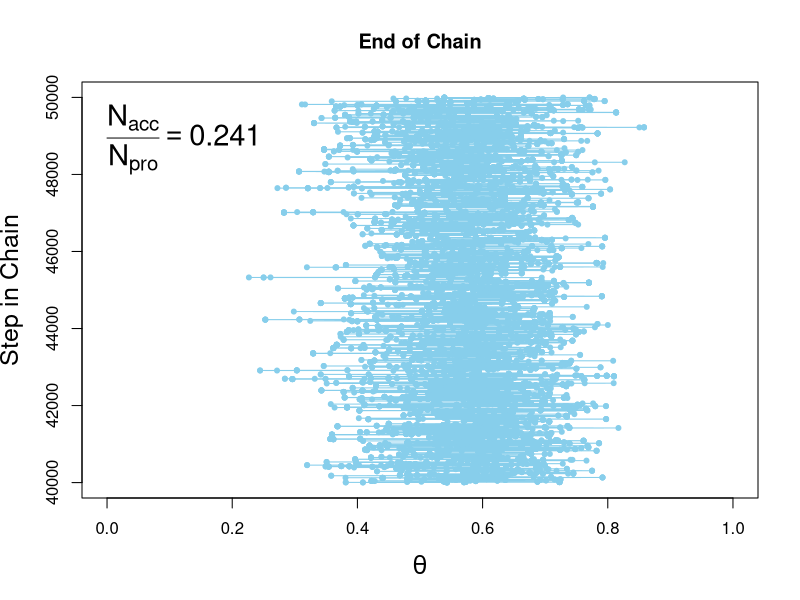
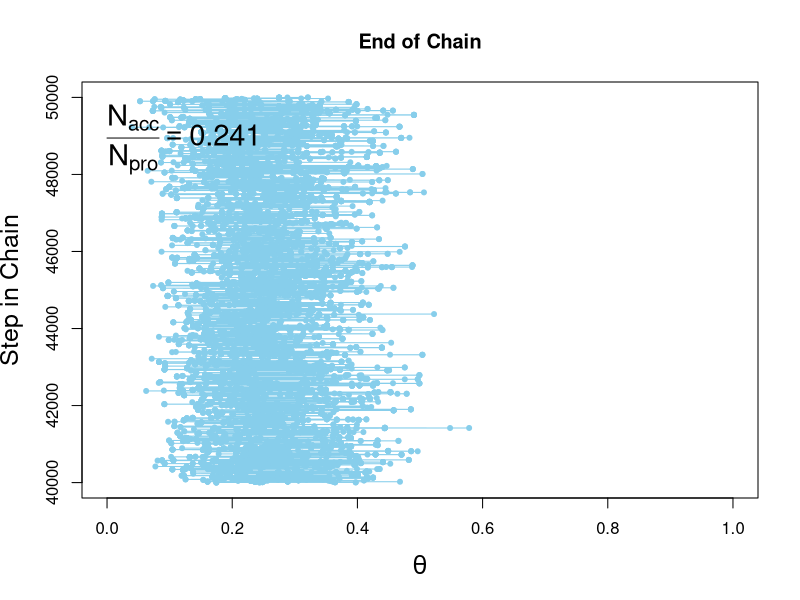
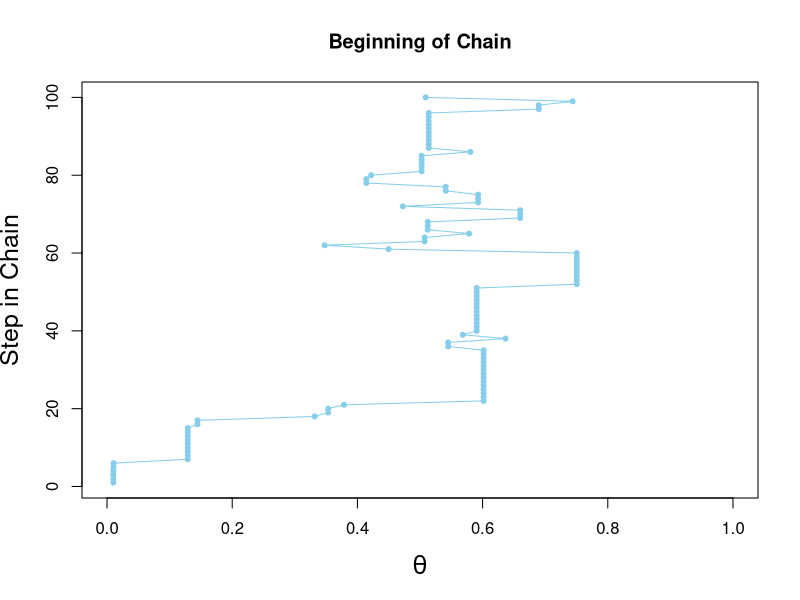
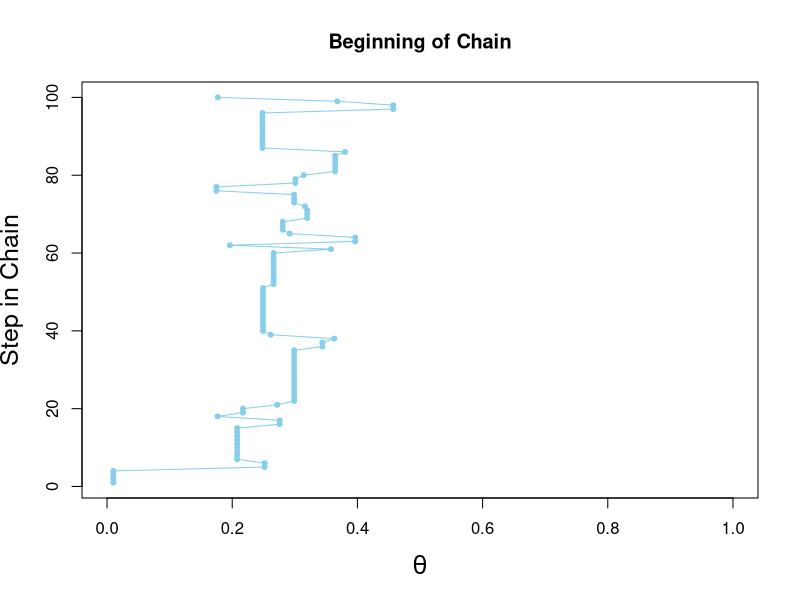
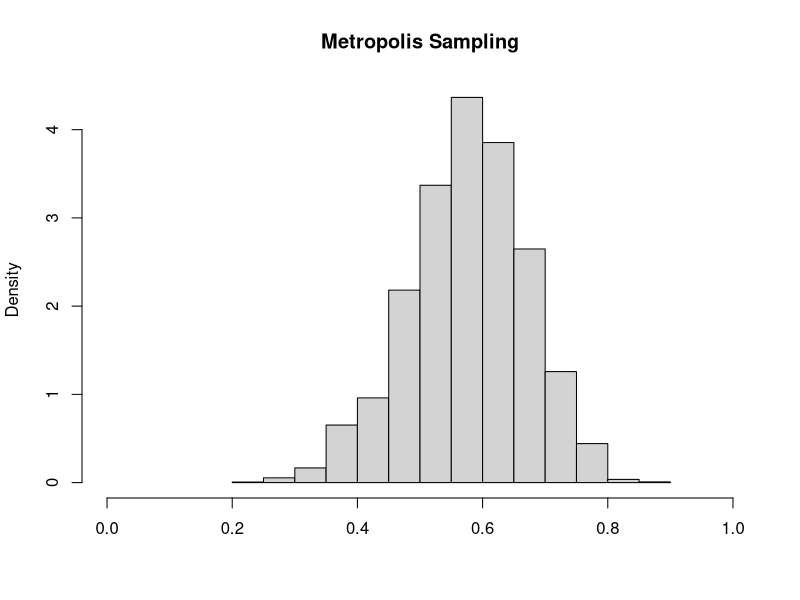
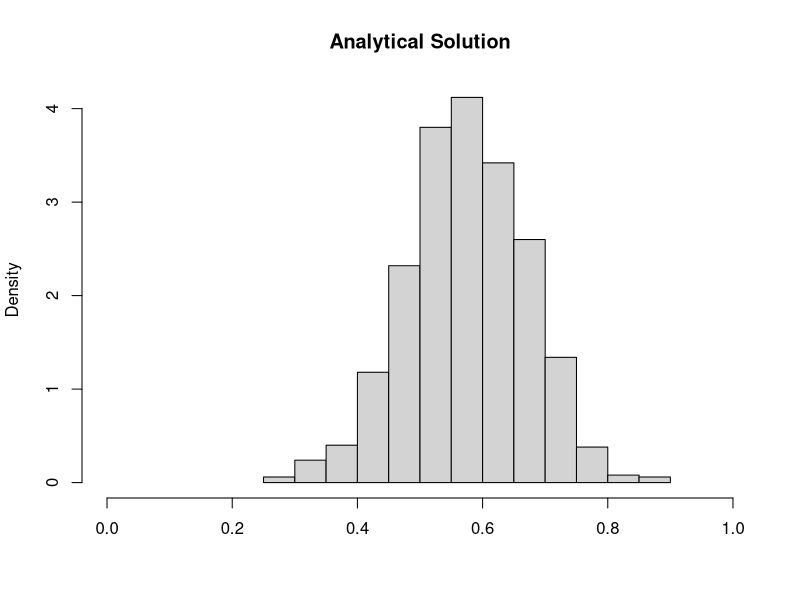
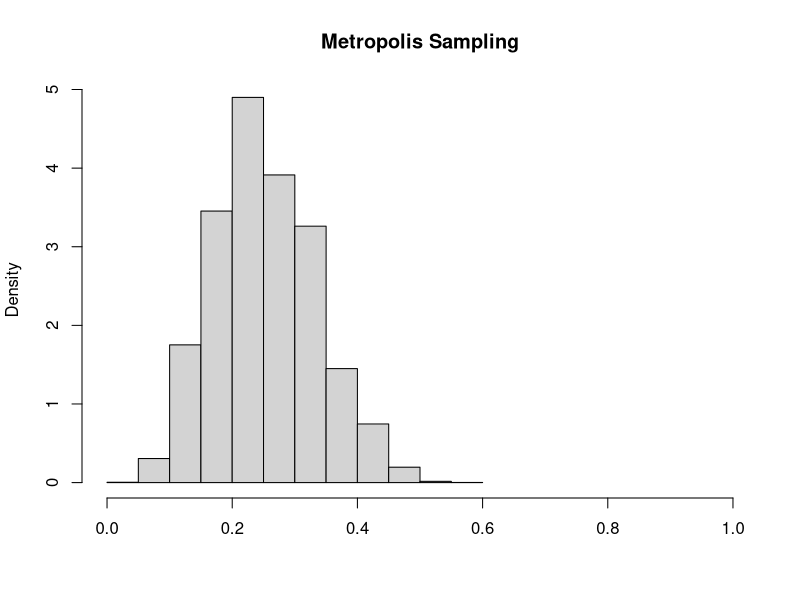
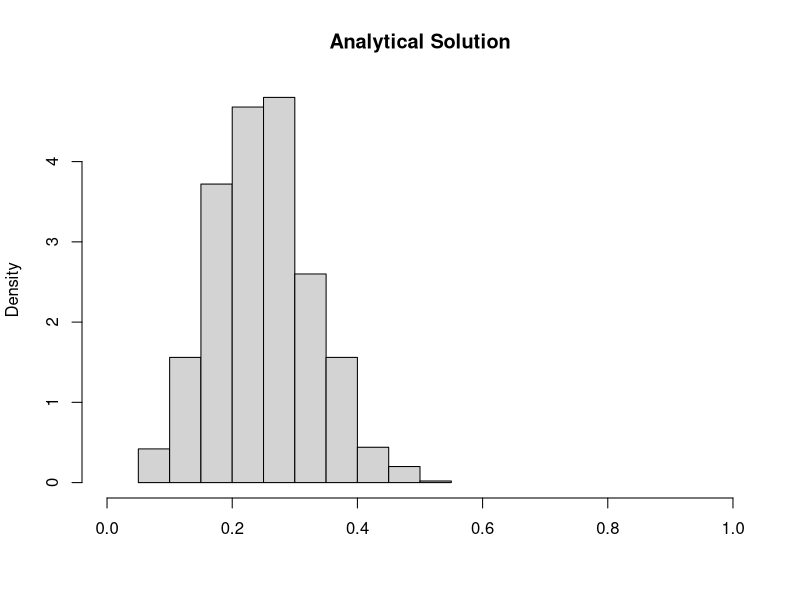

These figures' R source, in order:
## ---- chunk 1
knitr::opts_chunk$set(echo = TRUE)
## ---- chunk 2
# Define your DATA/Observations
# this is where you read from your data file and put the data into a vector format

myData1 <- c(rep(0, 10), rep(1, 14)) # COIN 1: 24 flips, and 14 are heads, 10 tails
myData2 <- c(rep(0, 20), rep(1, 6)) # COIN 2: 26 flips, and 6 heads, 20 tails

## ---- chunk 3

likelihood = function( theta , data1, data2 )  { 
  
  # product of two likelihoods from the two coins
  z = sum( data1 ) # number of head from coin 1
  N = length( data1 ) # total flips from coin 1
  z2 = sum( data2 ) # number of head from coin 2
  N2 = length( data2 ) # total flips from coin 2
  # can use rbinom
  pDataGivenTheta = theta[1]^z * (1-theta[1])^(N-z) * theta[2]^z2 * (1-theta[2])^(N2-z2) 
  
  # constraints so that the biases of each coin is in the interval (0, 1)
  pDataGivenTheta[ theta[1] > 1 | theta[1] < 0 ] = 0 
  pDataGivenTheta[ theta[2] > 1 | theta[2] < 0 ] = 0 
  return( pDataGivenTheta ) 
 } 
 
## ---- chunk 4
# define prior
prior = function( theta )  { 
  # flat prior, independent for theta1 and theta2
  pTheta = dbeta( theta[1] , 1 , 1 ) * dbeta( theta[2] , 1 , 1 ) 
  
  # constraints
  pTheta[ theta[1] > 1 | theta[1] < 0 ] = 0 
  pTheta[ theta[2] > 1 | theta[2] < 0 ] = 0 
  return( pTheta ) 
} 
# Hint for HW5: the dirichlet distribution is a natural extension of the beta distribution for multiparameter settings
## ---- chunk 5
 # the posterior ----- the target distribution for MCMC

targetRelProb = function( theta , data1, data2 )  { 
  targetRelProb =  likelihood( theta , data1, data2 ) * prior( theta ) 
  return( targetRelProb ) 
} 

## ---- chunk 6

# Specify the length of the trajectory, i.e., the number of jumps to try: 
trajLength = 50000 # arbitrary large number 
# Initialize the vector that will store the results/samples of theta1 and theta2: 
trajectory = array( 0 , c(2, trajLength )) 
# Specify where to start the trajectory: 
trajectory[,1] = c(0.01, 0.01)
# arbitrary value # you can do it in a smarter way
# Specify the burn-in period: 
burnIn = ceiling( 0.2 * trajLength ) 
# arbitrary number, less than trajLength 
# Initialize accepted, rejected counters, just to monitor performance: 
nAccepted = 0 
nRejected = 0 
 
## ---- chunk 7
# change proposal SD to see how the chain runs and how the result changes 
proposalSD = rep(c(0.02,0.2,2.0)[2], 2) 
# CHANGE THIS ACCORDINGLY!!!!!!
# proposalSD = c(0.1, 0.1)

for ( t in 1:(trajLength-1) )  { 

	currentPosition = trajectory[, t] 
	# Use the proposal distribution to generate a proposed jump. 
	proposedJump = rnorm( 2, mean=0 , sd=proposalSD ) 
	# Compute the probability of accepting the proposed jump. 
	probAccept = min( 1, 
		targetRelProb( currentPosition + proposedJump , myData1, myData2 ) 
		/ targetRelProb( currentPosition , myData1, myData2 ) ) 
	# Generate a random uniform value from the interval [0,1] to 
	# decide whether or not to accept the proposed jump. 
	if ( runif(1) < probAccept )  { 
		# accept the proposed jump 
		trajectory[, t+1 ] = currentPosition + proposedJump 
		# increment the accepted counter, just to monitor performance 
		if ( t > burnIn )  { nAccepted = nAccepted + 1  } 
	 } else  { 
		# reject the proposed jump, stay at current position 
		trajectory[ ,t+1 ] = currentPosition 
		# increment the rejected counter, just to monitor performance 
		if ( t > burnIn )  { nRejected = nRejected + 1  } 
	 } 
 } 
 
 
 
# Extract the post-burnIn portion of the trajectory. 
acceptedTraj = trajectory[ , (burnIn+1) : dim(trajectory)[2] ] 
 
# End of Metropolis algorithm. 
 
## ---- chunk 8

#----------------------------------------------------------------------- 
# Display the chain. 
 
#openGraph(width=4,height=8) 
#layout( matrix(1:2,nrow=2) ) 
#par(mar=c(3,4,2,1),mgp=c(2,0.7,0)) 

# Trajectory, a.k.a. trace plot, end of chain: 
idxToPlot = (trajLength-burnIn):trajLength 
for(k in 1:2) {
  plot( trajectory[k,idxToPlot] , idxToPlot , main="End of Chain" , 
        xlab=bquote(theta) , xlim=c(0,1) , ylab="Step in Chain" , 
        type="o" , pch=20 , col="skyblue" , cex.lab=1.5 ) 
  # Display proposal SD and acceptance ratio in the plot. 
  text( 0.0 , trajLength , adj=c(0.0,1.1) , cex=1.75 , 
        labels = bquote( frac(N[acc],N[pro]) ==  
                           .(signif( nAccepted/(nAccepted+nRejected) , 3 )))) 
}

# Trajectory, a.k.a. trace plot, beginning of chain: 
idxToPlot = 1:100 
for(k in 1:2) 
plot( trajectory[k, idxToPlot] , idxToPlot , main="Beginning of Chain" , 
      xlab=bquote(theta) , xlim=c(0,1) , ylab="Step in Chain" , 
      type="o" , pch=20 , col="skyblue" , cex.lab=1.5 ) 
# Indicate burn in limit (might not be visible if not in range): 
if ( burnIn > 0 )  { 
  abline(h=burnIn,lty="dotted") 
  text( 0.5 , burnIn+1 , "Burn In" , adj=c(0.5,1.1) ) 
 } 
 
idxToPlot = (trajLength-burnIn):trajLength 
for(k in 1:2) {
  # samples from Metropolis algorithm
  hist(trajectory[k, idxToPlot], freq = FALSE, xlab = '', main = 'Metropolis Sampling', xlim = c(0, 1)) 
  # iid sample based on analytical solution (Beta-Binomial model)
  if(k == 1){
    hist(rbeta(1000, sum(myData1) + 1, sum(1-myData1) + 1), xlab = '', freq = FALSE, main = 'Analytical Solution', xlim = c(0, 1))
  }
  if(k == 2){
    hist(rbeta(1000, sum(myData2) + 1, sum(1-myData2) + 1), xlab = '', freq = FALSE, main = 'Analytical Solution', xlim = c(0, 1))
  }
}


plot.new()
layout( matrix(1,nrow=1) ) 

# the beginning of the trajectory
idxBegin <- 1:100
plot(trajectory[1, idxBegin], trajectory[2, idxBegin], 
     xlab = expression(theta[1]), ylab = expression(theta[2]), 
     main = "Metropolis Trajectory")
lines(trajectory[1, idxBegin], trajectory[2, idxBegin]) 

# after converging
idxSimple <- seq(idxToPlot[1], idxToPlot[length(idxToPlot)], length.out = 100)
plot(trajectory[1, idxSimple], trajectory[2, idxSimple], 
     xlab = expression(theta[1]), ylab = expression(theta[2]), 
     main = "Metropolis Trajectory")
lines(trajectory[1, idxSimple], trajectory[2, idxSimple]) 

